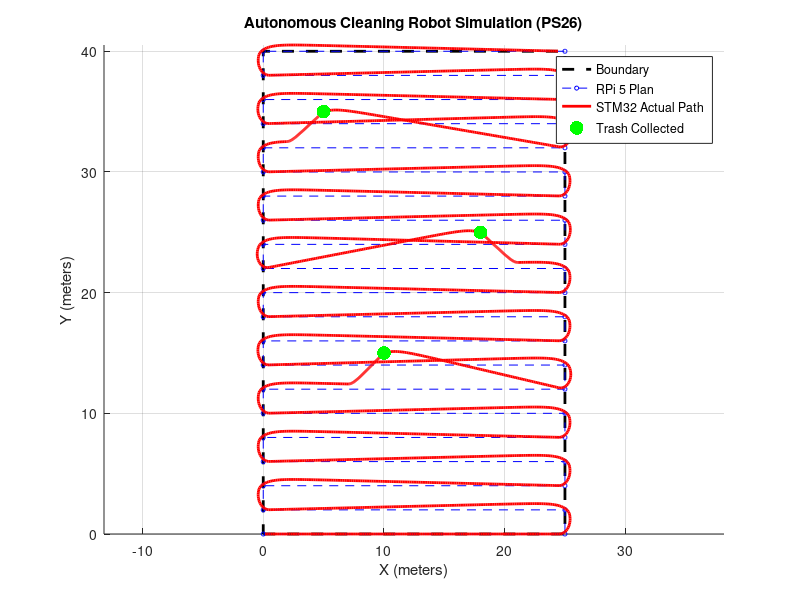

Reproduce this figure in MATLAB.
clear; clc; clf;
dt = 0.1;               
v_nominal = 1.5;       
v_collect = 0.6;        
total_mass = 80;        
cat_width = 1.5;        
sweep_width = 2.0;

boundary_x = [0, 25, 25, 0]; 
boundary_y = [0, 0, 40, 40];

trash_pts = [10, 15; 18, 25; 5, 35];
trash_collected = zeros(size(trash_pts, 1), 1);


waypoints = [];
for y = 0:sweep_width:max(boundary_y)
    row = y/sweep_width;
    if mod(row, 2) == 0
        waypoints = [waypoints; min(boundary_x), y; max(boundary_x), y];
    else
        waypoints = [waypoints; max(boundary_x), y; min(boundary_x), y];
    end
end


pos = [0, 0, 0]; 
Kp = 1.8;
trajectory = [];

for i = 1:size(waypoints, 1)
    target = waypoints(i, :);
    
    while norm(target - pos(1:2)) > 0.6
        for t = 1:size(trash_pts, 1)
            dist_to_trash = norm(trash_pts(t,:) - pos(1:2));
            if trash_collected(t) == 0 && dist_to_trash < 4.0
                trash_target = trash_pts(t,:);
                while norm(trash_target - pos(1:2)) > 0.4
                    error_t = atan2(trash_target(2)-pos(2), trash_target(1)-pos(1)) - pos(3);
                    error_t = atan2(sin(error_t), cos(error_t));
                    pos(1) = pos(1) + v_collect * cos(pos(3)) * dt;
                    pos(2) = pos(2) + v_collect * sin(pos(3)) * dt;
                    pos(3) = pos(3) + (Kp * error_t) * dt;
                    trajectory = [trajectory; pos(1:2)];
                end
                trash_collected(t) = 1;
            end
        end

        desired_theta = atan2(target(2) - pos(2), target(1) - pos(1));
        heading_error = atan2(sin(desired_theta - pos(3)), cos(desired_theta - pos(3)));
        
        omega = Kp * heading_error;
        pos(1) = pos(1) + v_nominal * cos(pos(3)) * dt;
        pos(2) = pos(2) + v_nominal * sin(pos(3)) * dt;
        pos(3) = pos(3) + omega * dt;
        
        trajectory = [trajectory; pos(1:2)];
        
        if size(trajectory, 1) > 10000, break; end
    end
end

%%plots
figure(1); hold on;
plot(boundary_x([1:end,1]), boundary_y([1:end,1]), 'k--', 'LineWidth', 2);
plot(waypoints(:,1), waypoints(:,2), 'b--o', 'MarkerSize', 3);
plot(trajectory(:,1), trajectory(:,2), 'r', 'LineWidth', 2);
scatter(trash_pts(:,1), trash_pts(:,2), 100, 'g', 'filled');
title('Autonomous Cleaning Robot Simulation (PS26)');
xlabel('X (meters)'); ylabel('Y (meters)');
legend('Boundary', 'RPi 5 Plan', 'STM32 Actual Path', 'Trash Collected');
grid on; axis equal;